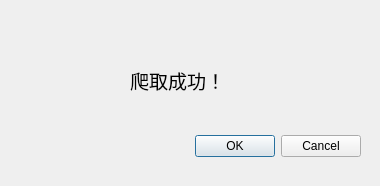
<?xml version="1.0" encoding="UTF-8"?>
<ui version="4.0">
 <class>Dialog</class>
 <widget class="QDialog" name="Dialog">
  <property name="geometry">
   <rect>
    <x>0</x>
    <y>0</y>
    <width>380</width>
    <height>186</height>
   </rect>
  </property>
  <property name="windowTitle">
   <string>Dialog</string>
  </property>
  <widget class="QDialogButtonBox" name="buttonBox">
   <property name="geometry">
    <rect>
     <x>20</x>
     <y>130</y>
     <width>341</width>
     <height>32</height>
    </rect>
   </property>
   <property name="orientation">
    <enum>Qt::Horizontal</enum>
   </property>
   <property name="standardButtons">
    <set>QDialogButtonBox::Cancel|QDialogButtonBox::Ok</set>
   </property>
  </widget>
  <widget class="QLabel" name="label">
   <property name="geometry">
    <rect>
     <x>130</x>
     <y>60</y>
     <width>131</width>
     <height>41</height>
    </rect>
   </property>
   <property name="text">
    <string>&lt;html&gt;&lt;head/&gt;&lt;body&gt;&lt;p&gt;&lt;span style=&quot; font-size:14pt;&quot;&gt;爬取成功！&lt;/span&gt;&lt;/p&gt;&lt;/body&gt;&lt;/html&gt;</string>
   </property>
  </widget>
 </widget>
 <resources/>
 <connections>
  <connection>
   <sender>buttonBox</sender>
   <signal>accepted()</signal>
   <receiver>Dialog</receiver>
   <slot>accept()</slot>
   <hints>
    <hint type="sourcelabel">
     <x>248</x>
     <y>254</y>
    </hint>
    <hint type="destinationlabel">
     <x>157</x>
     <y>274</y>
    </hint>
   </hints>
  </connection>
  <connection>
   <sender>buttonBox</sender>
   <signal>rejected()</signal>
   <receiver>Dialog</receiver>
   <slot>reject()</slot>
   <hints>
    <hint type="sourcelabel">
     <x>316</x>
     <y>260</y>
    </hint>
    <hint type="destinationlabel">
     <x>286</x>
     <y>274</y>
    </hint>
   </hints>
  </connection>
 </connections>
</ui>
